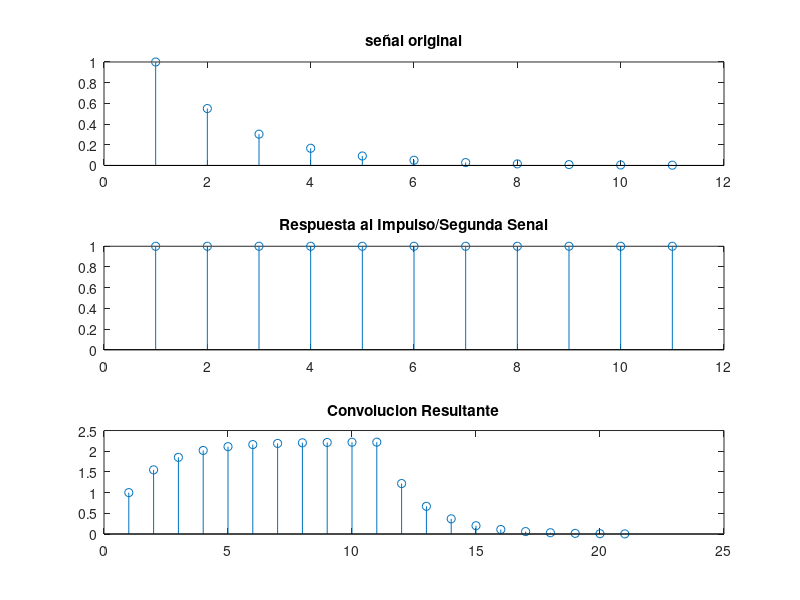

Write the MATLAB code that produced this figure.
n=-3:7;
x=0.55.^(n+3);
h=[1 1 1 1 1 1 1 1 1 1 1];
y=conv(x,h);
figure
subplot(3,1,1)
stem(x)
title('señal original')
subplot(3,1,2)
stem(h) %usa steam para secuencias discretas
title('Respuesta al Impulso/Segunda Senal')
subplot(313)
stem(y)
title('Convolucion Resultante')

